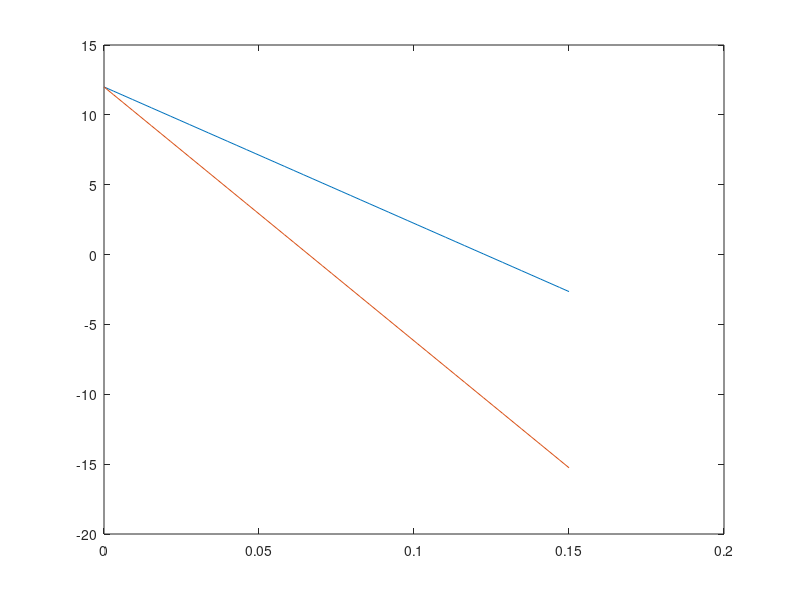

Recreate this plot in MATLAB. (Note: this script raises an error after producing the figure.)
% By: Ella, Will, and Josh
% 1/29/20

%% A.4.b

%I think I fixed this

I = linspace(0, 0.15, 50);
R1 = -97.656;
V1 = R1*I + 12;
R2 = -181.727;
V2 = R2*I + 12;

figure(1)
xlim([0 0.12])
ylim([0 15])

plot(I, V1);
hold on
plot(I, V2);
xline(0.1, '-.g');
yline(12, '-.b');


legend('R_1 load', 'R_2 load', 'I_{limit} = 0.1A', 'V_{limit} = 12V');

title('Load Lines');
xlabel('Current (A)');
ylabel('Voltage (V)');

%% A.5.b
    % Matlab Portion of data analysis
    
 T = readtable('freq_Sweep.xlsx','Range','B1:D21')
 
 freq = table2array(T(:,'Frequency_Hz_'));
 vin = table2array(T(:,'Vin_V_'));
 vout = table2array(T(:,'Vout_V_'));
 
 
 plot(freq, vin,'-o')
 hold on
 
 plot(freq,vout,'-xr')
 
 xlabel('Frequency (Hz)')
 ylabel('Voltage (V)')
 title('Vin and Vout vs. Frequency - Linear Scale')
 hold off
 
 A_lp = vout ./ vin;
 
 figure
 loglog(freq, A_lp)
 xlabel('Frequency (Hz)')
 ylabel('Gain |Vin| / |Vout| (%)')
 title('Gain vs. Frequency - Logarithmic Scale')
 
 
